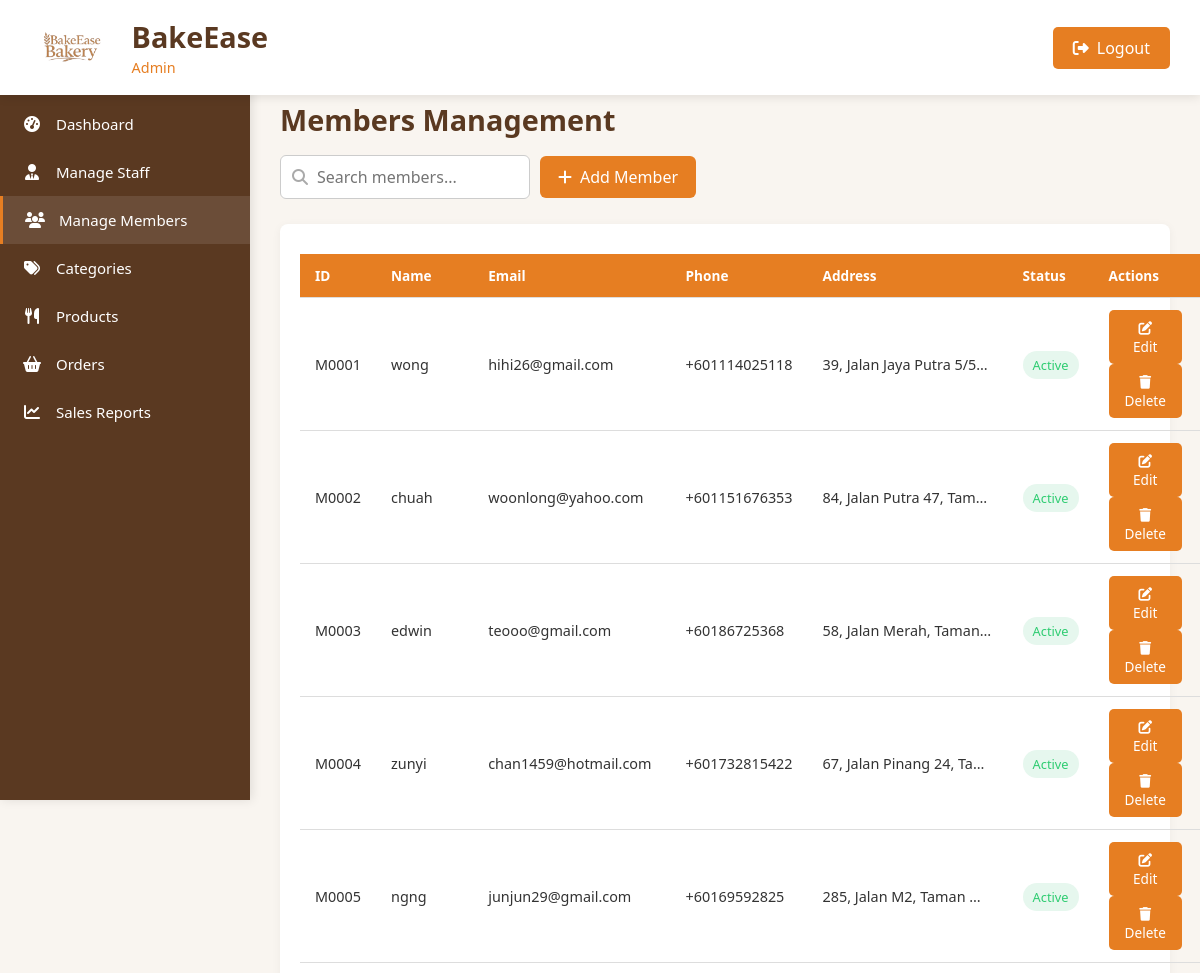
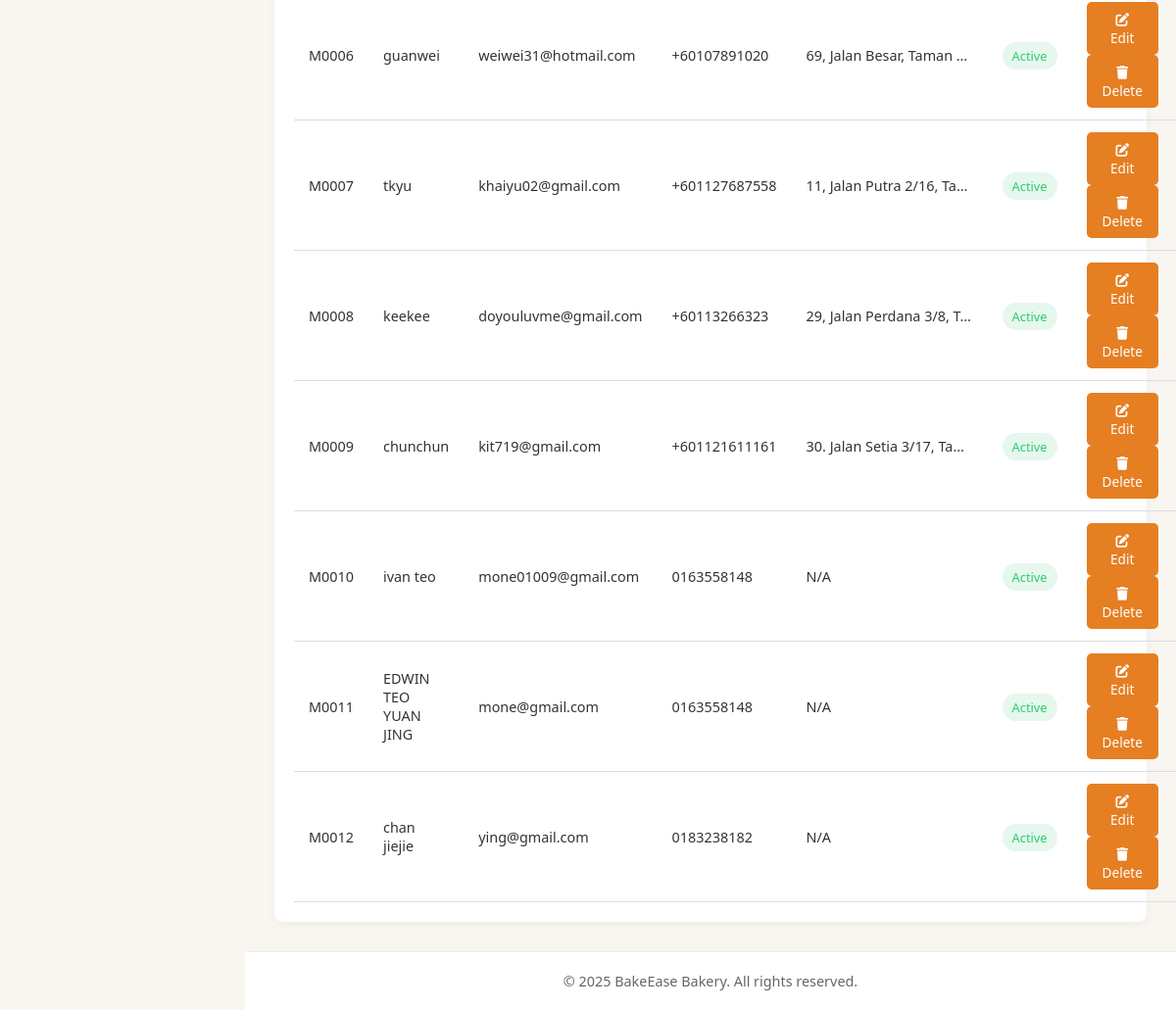
Page /admin-manage-member.php (signed in) on the committed database (2 pictures, top to bottom).
### tables this page shows
CREATE TABLE `customers` (
  `id` int(11) NOT NULL,
  `name` varchar(100) NOT NULL,
  `email` varchar(100) NOT NULL,
  `password` varchar(255) NOT NULL,
  `phone` varchar(20) DEFAULT NULL,
  `address` text DEFAULT NULL,
  `created_at` timestamp NOT NULL DEFAULT current_timestamp(),
  `status` enum('active','inactive') NOT NULL DEFAULT 'active'
);

### admin-manage-member.php (the view, shortened to what this page needs)
<?php
require_once 'db_connection.php';
$members = [];
$search = $_GET['search'] ?? '';
$query = "SELECT * FROM customers";
if (!empty($search)) {
    $query .= " WHERE name LIKE ? OR email LIKE ? OR phone LIKE ?";
    $stmt = $conn->prepare($query);
    $search_term = "%$search%";
    $stmt->bind_param("sss", $search_term, $search_term, $search_term);
} else {
    $stmt = $conn->prepare($query);
}
$stmt->execute();
$result = $stmt->get_result();
while ($row = $result->fetch_assoc()) {
    $members[] = $row;
}
?>
<!DOCTYPE html>
<html lang="en">
<head>
  <link rel="stylesheet" href="https://cdnjs.cloudflare.com/ajax/libs/font-awesome/6.4.0/css/all.min.css">
  <link rel="stylesheet" href="sidebar.css">
</head>
<body>
  <header class="admin-header">
    <div class="logo-container">
      <a href="admin-dashboard.php" class="logo-link">
        <img src="images/logo.png" alt="BakeEase Logo">
        <div class="logo-text">
          <h1>BakeEase</h1>
          <span>Admin</span>
        </div>
      </a>
    </div>
    <nav class="admin-nav">
      <button class="btn-logout" onclick="window.location.href='admin-logout.php'">
        <i class="fas fa-sign-out-alt"></i> Logout
      </button>
    </nav>
  </header>
  <div class="admin-container" style="display: flex; flex-direction: column; min-height: 100vh;">
    <aside class="admin-sidebar">
      <ul class="sidebar-menu">
        <li><a href="admin-dashboard.php"><i class="fas fa-tachometer-alt"></i> <span class="menu-text">Dashboard</span></a></li>
        <li><a href="admin-manage-staff.php"><i class="fas fa-user-tie"></i> <span class="menu-text">Manage Staff</span></a></li>
        <li><a href="admin-manage-member.php" class="active"><i class="fas fa-users"></i> <span class="menu-text">Manage Members</span></a></li>
        <li><a href="admin-manage-categories.php"><i class="fas fa-tags"></i> <span class="menu-text">Categories</span></a></li>
        <li><a href="admin-manage-product.php"><i class="fas fa-utensils"></i> <span class="menu-text">Products</span></a></li>
        <li><a href="admin-manage-orders.php"><i class="fas fa-shopping-basket"></i> <span class="menu-text">Orders</span></a></li>
        <li><a href="admin-sales-reports.php"><i class="fas fa-chart-line"></i> <span class="menu-text">Sales Reports</span></a></li>
      </ul>
    </aside>
    <main class="admin-content">
      <div class="page-header">
        <div class="page-title">
          <h2>Members Management</h2>
        </div>
      </div>
      <div class="top-controls">
        <form method="GET" action="admin-manage-member.php" class="search-container">
          <i class="fas fa-search search-icon"></i>
          <input type="search" id="memberSearch" name="search" placeholder="Search members..."
                 value="<?php echo htmlspecialchars($_GET['search'] ?? ''); ?>" />
        </form>
        <button class="btn-add-member" onclick="openAddModal()">
          <i class="fas fa-plus"></i> Add Member
        </button>
      </div>
      <div class="member-table-container">
        <table class="member-table">
          <thead>
            <tr>
              <th>ID</th>
              <th>Name</th>
              <th>Email</th>
              <th>Phone</th>
              <th>Address</th>
              <th>Status</th>
              <th>Actions</th>
            </tr>
          </thead>
          <tbody>
            <?php if (empty($members)): ?>
              <tr>
                <td colspan="7" style="text-align: center;">No members found</td>
              </tr>
            <?php else: ?>
              <?php foreach ($members as $member): ?>
                <tr>
                  <td>M<?php echo str_pad($member['id'], 4, '0', STR_PAD_LEFT); ?></td>
                  <td><?php echo htmlspecialchars($member['name']); ?></td>
                  <td><?php echo htmlspecialchars($member['email']); ?></td>
                  <td><?php echo htmlspecialchars($member['phone']); ?></td>
                  <td><?php echo htmlspecialchars($member['address'] ?? 'N/A'); ?></td>
                  <td>
                    <span class="status <?php echo $member['status'] === 'active' ? 'active' : 'inactive'; ?>">
                      <?php echo ucfirst($member['status']); ?>
                    </span>
                  </td>
                  <td>
                    <button class="member-action-btn" onclick="openEditModal(
                      <?php echo $member['id']; ?>,
                      '<?php echo htmlspecialchars($member['name'], ENT_QUOTES); ?>',
                      '<?php echo htmlspecialchars($member['email'], ENT_QUOTES); ?>',
                      '<?php echo htmlspecialchars($member['phone'], ENT_QUOTES); ?>',
                      '<?php echo htmlspecialchars($member['address'] ?? '', ENT_QUOTES); ?>',
                      '<?php echo htmlspecialchars($member['status'], ENT_QUOTES); ?>'
                    )">
                      <i class="fas fa-edit"></i> Edit
                    </button>
                    <button class="member-action-btn" onclick="confirmDelete(<?php echo $member['id']; ?>)">
                      <i class="fas fa-trash"></i> Delete
                    </button>
                  </td>
                </tr>
              <?php endforeach; ?>
            <?php endif; ?>
          </tbody>
        </table>
      </div>
    </main>
  </div>
  <footer class="admin-footer">
    <p>&copy; 2025 BakeEase Bakery. All rights reserved.</p>
  </footer>
</body>
</html>

### sidebar.css (style rules this page uses)
:root { --primary: #e67e22; --primary-dark: #d35400; --brown: #5a3921; --white: #ffffff; }
.admin-sidebar { width: 250px; background-color: var(--brown); color: var(--white); padding: 20px 0; position: fixed; height: calc(100vh - 80px); top: 80px; z-index: 100; box-shadow: 2px 0 10px rgba(0, 0, 0, 0.1); transition: width 0.3s ease; }
.sidebar-menu { list-style: none; padding: 0; margin: 0; }
.sidebar-menu li { margin: 0; position: relative; }
.sidebar-menu a { display: flex; align-items: center; padding: 14px 20px; color: var(--white); text-decoration: none; font-size: 15px; height: 48px; box-sizing: border-box; transition: background-color 0.2s ease, border-left 0.1s ease; }
.sidebar-menu a.active { background-color: rgba(255, 255, 255, 0.1); border-left: 3px solid var(--primary); font-weight: 500; }
.sidebar-menu i { width: 24px; text-align: center; margin-right: 12px; font-size: 16px; }
.admin-sidebar, .sidebar-menu a, .sidebar-menu i { transition: all 0.3s cubic-bezier(0.4, 0, 0.2, 1); }

### admin-manage-member.php (style rules this page uses)
:root { --primary: #e67e22; --primary-dark: #d35400; --brown: #5a3921; --light: #f9f5f0; --white: #ffffff; --gray: #f0f0f0; --dark-gray: #777; }
* { margin: 0; padding: 0; box-sizing: border-box; font-family: 'Segoe UI', Tahoma, Geneva, Verdana, sans-serif; }
body { background-color: var(--light); color: #333; margin-top: 20px; min-height: 100vh; display: flex; flex-direction: column; }
.admin-header { background-color: var(--white); box-shadow: 0 2px 10px rgba(0, 0, 0, 0.1); padding: 15px 30px; display: flex; justify-content: space-between; align-items: center; position: fixed; width: 100%; top: 0; z-index: 1000; }
.logo-container { display: flex; align-items: center; }
.logo-container img { height: 65px; margin-right: 15px; }
.logo-text h1 { color: var(--brown); margin: 0; font-size: 1.8rem; }
.logo-text span { color: var(--primary); font-size: 0.9rem; }
.admin-nav { display: flex; align-items: center; }
.admin-content { flex: 1; padding: 30px; margin-left: 250px; padding-top: 80px; }
.page-header { display: flex; justify-content: space-between; align-items: center; margin-bottom: 8px; }
.page-title h2 { color: var(--brown); margin: 0; font-size: 1.8rem; }
.member-table-container { background-color: var(--white); border-radius: 8px; box-shadow: 0 2px 10px rgba(0, 0, 0, 0.05); padding: 20px; }
.member-table { width: 100%; border-collapse: collapse; margin-top: 10px; }
.member-table th, .member-table td { padding: 12px 15px; text-align: left; border-bottom: 1px solid #ddd; }
.member-table th { background-color: var(--primary); color: white; font-weight: 600; font-size: 0.85rem; }
.member-table td { font-size: 0.9rem; }
.member-table td:nth-child(5) { max-width: 200px; white-space: nowrap; overflow: hidden; text-overflow: ellipsis; }
.member-action-btn { background-color: #e67e22; color: white; border: none; padding: 8px 16px; border-radius: 5px; cursor: pointer; margin-right: 5px; transition: background-color 0.3s; font-size: 0.85rem; }
.top-controls { display: flex; gap: 10px; flex-wrap: wrap; align-items: center; margin-top: 16px; margin-bottom: 25px; }
input[type="search"] { padding: 10px 15px; border: 1px solid #ccc; border-radius: 6px; font-size: 1rem; width: 250px; max-width: 100%; transition: border-color 0.3s; }
.btn-add-member { background-color: #e67e22; border: none; color: white; padding: 10px 18px; font-size: 1rem; border-radius: 6px; cursor: pointer; display: inline-flex; align-items: center; transition: background-color 0.3s; }
.btn-add-member i { margin-right: 8px; }
.btn-logout { font-size: 1rem; padding: 10px 20px; background-color: var(--primary); color: var(--white); border: none; cursor: pointer; border-radius: 5px; display: flex; align-items: center; transition: background-color 0.3s; }
.btn-logout i { margin-right: 8px; }
.status { padding: 5px 10px; border-radius: 20px; font-size: 0.8rem; font-weight: 500; }
.status.active { background-color: #e6f7ee; color: #2ecc71; }
.search-container { position: relative; display: inline-block; }
.search-container .search-icon { position: absolute; left: 12px; top: 50%; transform: translateY(-50%); color: #aaa; font-size: 1rem; }
.search-container input[type="search"] { padding-left: 36px; }
.logo-link { display: flex; align-items: center; text-decoration: none; color: inherit; }
.admin-footer { text-align: center; padding: 20px; background-color: var(--white); color: #666; font-size: 0.9rem; border-top: 1px solid #eee; margin-left: 250px; }

### rows in the picture
customers: id "0001", name "wong", email "hihi26@gmail.com", phone "+601114025118", address "39, Jalan Jaya Putra 5/5…", status "Active"
customers: id "0002", name "chuah", email "woonlong@yahoo.com", phone "+601151676353", address "84, Jalan Putra 47, Tam…", status "Active"
customers: id "0003", name "edwin", email "teooo@gmail.com", phone "+60186725368", address "58, Jalan Merah, Taman…", status "Active"
customers: id "0004", name "zunyi", email "chan1459@hotmail.com", phone "+601732815422", address "67, Jalan Pinang 24, Ta…", status "Active"
customers: id "0005", name "ngng", email "junjun29@gmail.com", phone "+60169592825", address "285, Jalan M2, Taman…", status "Active"
customers: id "0006", name "guanwei", email "weiwei31@hotmail.com", phone "+60107891020", address "69, Jalan Besar, Taman…", status "Active"
customers: id "0007", name "tkyu", email "khaiyu02@gmail.com", phone "+601127687558", address "11, Jalan Putra 2/16, Ta…", status "Active"
customers: id "0008", name "keekee", email "doyouluvme@gmail.com", phone "+60113266323", address "29, Jalan Perdana 3/8, T…", status "Active"
customers: id "0009", name "chunchun", email "kit719@gmail.com", phone "+601121611161", address "30. Jalan Setia 3/17, Ta…", status "Active"
customers: id "0010", name "ivan teo", email "mone01009@gmail.com", phone "0163558148", address "N/A", status "Active"
customers: id "0011", name "EDWIN TEO YUAN JING", email "mone@gmail.com", phone "0163558148", address "N/A", status "Active"
customers: id "0012", name "chan jiejie", email "ying@gmail.com", phone "0183238182", address "N/A", status "Active"
